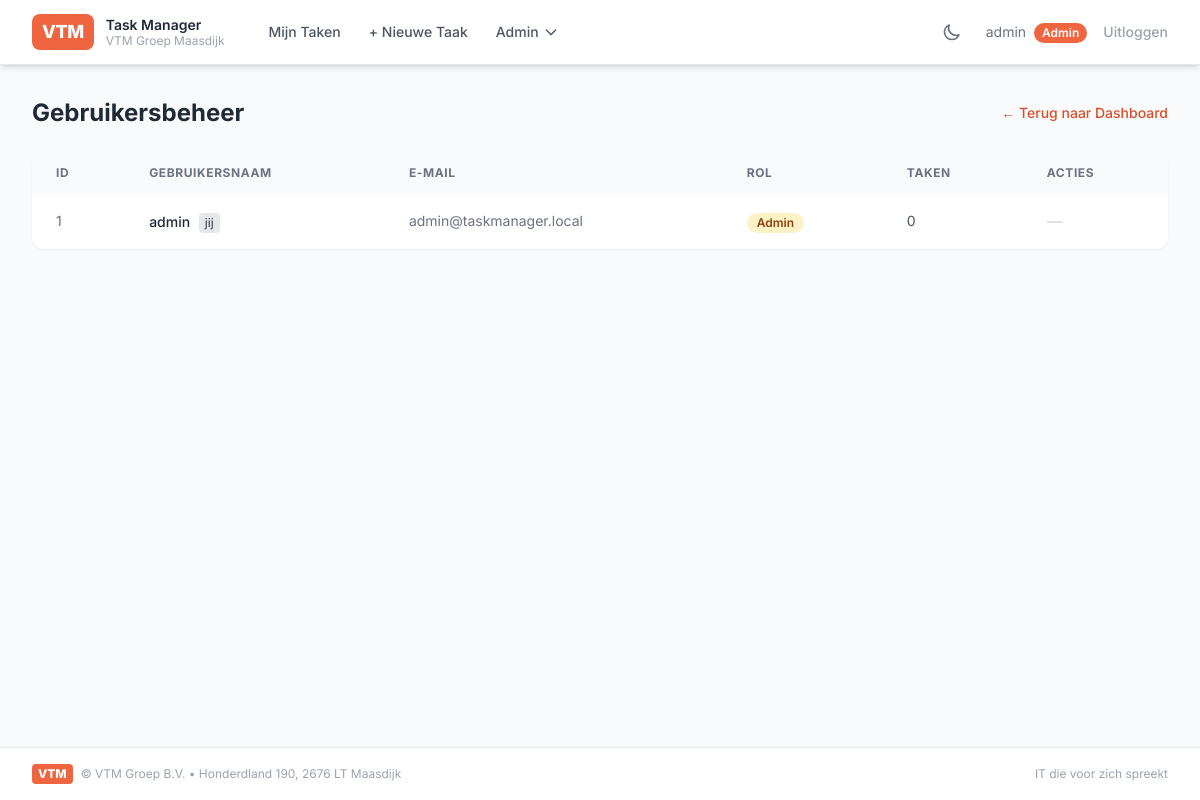
The app's page /admin/users (signed in) with its own data.
### app.py (models this page shows, shortened)
class User(UserMixin, db.Model):
    id = db.Column(db.Integer, primary_key=True)
    username = db.Column(db.String(80), unique=True, nullable=False)
    email = db.Column(db.String(120), unique=True, nullable=False)
    password_hash = db.Column(db.String(256), nullable=False)
    role = db.Column(db.String(10), nullable=False, default='user')   # 'admin' of 'user'
    tasks = db.relationship('Task', backref='owner', lazy=True, foreign_keys='Task.user_id')
    assigned_tasks = db.relationship('Task', backref='assignee', lazy=True, foreign_keys='Task.assigned_to_id')
    @property
    def is_admin(self):
        return self.role == 'admin'

### app.py (the view)
@app.route('/admin/users')
@login_required
def admin_users():
    if not current_user.is_admin:
        flash('Alleen admins hebben toegang.', 'danger')
        return redirect(url_for('tasks'))
    users = User.query.order_by(User.username).all()
    return render_template('admin_users.html', users=users)

### app.py (called while the page is built)
@login_manager.user_loader
def load_user(user_id):
    return db.session.get(User, int(user_id))

### templates/admin_users.html (shortened to what this page needs)
{% extends "base.html" %}
{% block content %}
<div class="flex items-center justify-between mb-6">
    <h2 class="text-2xl font-bold text-gray-800 dark:text-white">Gebruikersbeheer</h2>
    <a href="{{ url_for('admin_dashboard') }}" class="text-sm text-vtm-600 dark:text-vtm-400 hover:text-vtm-800 dark:hover:text-vtm-300 font-medium">&larr; Terug naar Dashboard</a>
</div>
<div class="bg-white dark:bg-gray-800 rounded-xl shadow-sm overflow-hidden">
    <div class="overflow-x-auto">
        <table class="w-full">
            <thead>
                <tr class="bg-gray-50 dark:bg-gray-700/50 text-left text-xs font-semibold text-gray-500 dark:text-gray-400 uppercase tracking-wider">
                    <th class="px-6 py-3">ID</th>
                    <th class="px-6 py-3">Gebruikersnaam</th>
                    <th class="px-6 py-3">E-mail</th>
                    <th class="px-6 py-3">Rol</th>
                    <th class="px-6 py-3">Taken</th>
                    <th class="px-6 py-3">Acties</th>
                </tr>
            </thead>
            <tbody class="divide-y divide-gray-100 dark:divide-gray-700">
                {% for user in users %}
                <tr class="hover:bg-gray-50 dark:hover:bg-gray-700/50 transition">
                    <td class="px-6 py-4 text-sm text-gray-500 dark:text-gray-400">{{ user.id }}</td>
                    <td class="px-6 py-4">
                        <span class="text-sm font-medium text-gray-800 dark:text-white">{{ user.username }}</span>
                        {% if user.id == current_user.id %}
                        <span class="ml-1 inline-flex items-center px-1.5 py-0.5 rounded text-xs font-medium bg-gray-200 dark:bg-gray-600 text-gray-600 dark:text-gray-300">jij</span>
                        {% endif %}
                    </td>
                    <td class="px-6 py-4 text-sm text-gray-500 dark:text-gray-400">{{ user.email }}</td>
                    <td class="px-6 py-4">
                        {% if user.is_admin %}
                        <span class="inline-flex items-center px-2.5 py-0.5 rounded-full text-xs font-semibold bg-amber-100 dark:bg-amber-900/40 text-amber-800 dark:text-amber-300">Admin</span>
                        {% else %}
                        <span class="inline-flex items-center px-2.5 py-0.5 rounded-full text-xs font-semibold bg-gray-100 dark:bg-gray-700 text-gray-600 dark:text-gray-300">User</span>
                        {% endif %}
                    </td>
                    <td class="px-6 py-4 text-sm text-gray-600 dark:text-gray-300">{{ user.tasks | length }}</td>
                    <td class="px-6 py-4">
                        {% if user.id != current_user.id %}
                        <div class="flex items-center gap-2">
                            <form method="post" action="{{ url_for('admin_toggle_role', user_id=user.id) }}">
                                <button type="submit" class="px-3 py-1.5 rounded-lg text-xs font-medium border border-amber-400 dark:border-amber-600 text-amber-600 dark:text-amber-400 hover:bg-amber-50 dark:hover:bg-amber-900/30 transition">
                                    {% if user.is_admin %}Maak User{% else %}Maak Admin{% endif %}
                                </button>
                            </form>
                            <form method="post" action="{{ url_for('admin_delete_user', user_id=user.id) }}"
                                  onsubmit="return confirm('Weet je zeker dat je {{ user.username }} wilt verwijderen? Alle taken worden ook verwijderd!')">
                                <button type="submit" class="px-3 py-1.5 rounded-lg text-xs font-medium border border-red-300 dark:border-red-600 text-red-500 dark:text-red-400 hover:bg-red-50 dark:hover:bg-red-900/30 transition">Verwijderen</button>
                            </form>
                        </div>
                        {% else %}
                        <span class="text-gray-300 dark:text-gray-600">—</span>
                        {% endif %}
                    </td>
                </tr>
                {% endfor %}
            </tbody>
        </table>
    </div>
</div>
{% endblock %}

### templates/base.html (shortened to what this page needs)
<!doctype html>
<html lang="nl" x-data="{ darkMode: localStorage.getItem('darkMode') === 'true' }" :class="{ 'dark': darkMode }" x-init="$watch('darkMode', val => localStorage.setItem('darkMode', val))">
<head>
    <script src="https://cdn.tailwindcss.com"></script>
</head>
<body class="bg-gray-50 dark:bg-gray-900 min-h-screen font-sans flex flex-col transition-colors duration-200">
    {% if current_user.is_authenticated %}
    <nav class="bg-white dark:bg-gray-800 shadow-md border-b border-gray-200 dark:border-gray-700 transition-colors duration-200" x-data="{ mobileOpen: false }">
        <div class="max-w-7xl mx-auto px-4 sm:px-6 lg:px-8">
            <div class="flex items-center justify-between h-16">
                <div class="flex items-center gap-8">
                    <a href="{{ url_for('tasks') }}" class="flex items-center gap-3">
                        <div class="bg-vtm-500 text-white font-extrabold text-lg px-2.5 py-1 rounded-lg tracking-tight">VTM</div>
                        <div class="hidden sm:block">
                            <span class="text-gray-800 dark:text-white font-semibold text-sm leading-tight block">Task Manager</span>
                            <span class="text-gray-400 dark:text-gray-500 text-xs leading-tight block">VTM Groep Maasdijk</span>
                        </div>
                    </a>
                    <div class="hidden md:flex items-center gap-1">
                        <a href="{{ url_for('tasks') }}" class="text-gray-600 dark:text-gray-300 hover:bg-vtm-50 dark:hover:bg-gray-700 hover:text-vtm-600 dark:hover:text-vtm-400 px-3 py-2 rounded-lg text-sm font-medium transition">Mijn Taken</a>
                        <a href="{{ url_for('task_create') }}" class="text-gray-600 dark:text-gray-300 hover:bg-vtm-50 dark:hover:bg-gray-700 hover:text-vtm-600 dark:hover:text-vtm-400 px-3 py-2 rounded-lg text-sm font-medium transition">+ Nieuwe Taak</a>
                        {% if current_user.is_admin %}
                        <div class="relative" x-data="{ open: false }">
                            <button @click="open = !open" @click.outside="open = false" class="text-gray-600 dark:text-gray-300 hover:bg-vtm-50 dark:hover:bg-gray-700 hover:text-vtm-600 dark:hover:text-vtm-400 px-3 py-2 rounded-lg text-sm font-medium transition inline-flex items-center gap-1">
                                Admin
                                <svg class="w-4 h-4" fill="none" stroke="currentColor" viewBox="0 0 24 24"><path stroke-linecap="round" stroke-linejoin="round" stroke-width="2" d="M19 9l-7 7-7-7"/></svg>
                            </button>
                        </div>
                        {% endif %}
                    </div>
                </div>
                <div class="hidden md:flex items-center gap-4">
                    <button @click="darkMode = !darkMode" class="p-2 rounded-lg text-gray-500 dark:text-gray-400 hover:bg-gray-100 dark:hover:bg-gray-700 transition" title="Dark mode toggle">
                        <svg x-show="!darkMode" class="w-5 h-5" fill="none" stroke="currentColor" viewBox="0 0 24 24"><path stroke-linecap="round" stroke-linejoin="round" stroke-width="2" d="M20.354 15.354A9 9 0 018.646 3.646 9.003 9.003 0 0012 21a9.003 9.003 0 008.354-5.646z"/></svg>
                    </button>
                    <span class="text-gray-500 dark:text-gray-400 text-sm">
                        {{ current_user.username }}
                        {% if current_user.is_admin %}<span class="ml-1 inline-flex items-center px-2 py-0.5 rounded-full text-xs font-semibold bg-vtm-500 text-white">Admin</span>{% endif %}
                    </span>
                    <a href="{{ url_for('logout') }}" class="text-gray-400 dark:text-gray-500 hover:text-vtm-500 dark:hover:text-vtm-400 text-sm font-medium transition">Uitloggen</a>
                </div>
            </div>
        </div>
    </nav>
    {% endif %}
    <main class="max-w-7xl mx-auto px-4 sm:px-6 lg:px-8 py-8 flex-1 w-full">
        {% block content %}{% endblock %}
    </main>
    <footer class="bg-white dark:bg-gray-800 border-t border-gray-200 dark:border-gray-700 mt-auto transition-colors duration-200">
        <div class="max-w-7xl mx-auto px-4 sm:px-6 lg:px-8 py-4 flex flex-col sm:flex-row items-center justify-between gap-2">
            <div class="flex items-center gap-2">
                <div class="bg-vtm-500 text-white font-extrabold text-xs px-1.5 py-0.5 rounded">VTM</div>
                <span class="text-gray-400 dark:text-gray-500 text-xs">&copy; VTM Groep B.V. &bull; Honderdland 190, 2676 LT Maasdijk</span>
            </div>
            <span class="text-gray-400 dark:text-gray-500 text-xs">IT die voor zich spreekt</span>
        </div>
    </footer>
</body>
</html>

### records on screen
User: username "admin", id "1", shows "jij", email "admin@taskmanager.local", role "Admin", tasks|length "0"
